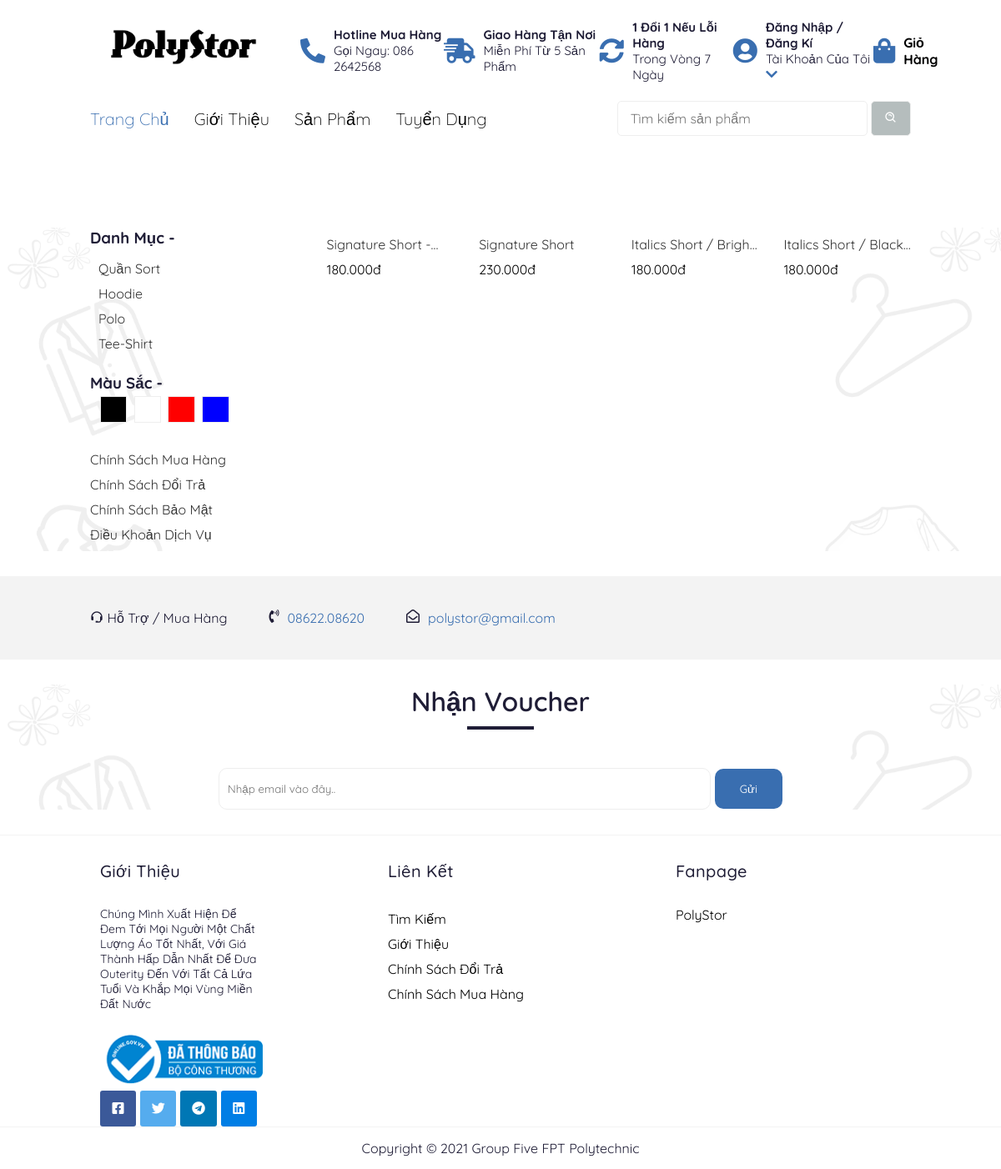
The app's page /index.php?act=product&iddm=4 with its own data.
### tables this page shows
CREATE TABLE `danhmuc` (
  `id_danhmuc` int(11) NOT NULL,
  `name` varchar(255) NOT NULL
);

CREATE TABLE `sanpham` (
  `id` int(11) NOT NULL,
  `name_sp` varchar(250) NOT NULL,
  `price` int(11) NOT NULL,
  `img` varchar(500) NOT NULL,
  `mota` text NOT NULL,
  `luotxem` int(11) NOT NULL,
  `iddm` int(11) NOT NULL
);

### model/pdo.php (called while the page is built, shortened)
<?php
function pdo_get_connection(){
    $dburl = "mysql:host=localhost;dbname=duantin;charset=utf8";
    $username = 'root';
    $password = '';
    $conn = new PDO($dburl, $username, $password);
    $conn->setAttribute(PDO::ATTR_ERRMODE, PDO::ERRMODE_EXCEPTION);
    return $conn;
}
function pdo_query($sql){
    $sql_args = array_slice(func_get_args(), 1);
    try{
        $conn = pdo_get_connection();
        $stmt = $conn->prepare($sql);
        $stmt->execute($sql_args);
        $rows = $stmt->fetchAll();
        return $rows;
    }
    catch(PDOException $e){
        throw $e;
    }
    finally{
        unset($conn);
    }
}

### model/danhmuc.php (called while the page is built, shortened)
<?php
    function loadall_danhmuc(){
        $sql="select * from danhmuc order by id_danhmuc desc";
        $listdanhmuc=pdo_query($sql);
        return $listdanhmuc;
    }
?>

### model/sanpham.php (called while the page is built, shortened)
<?php
    function loadall_sanpham($keyw="",$iddm=0){
        $sql="select * from sanpham where 1";
        if($iddm>0){
            $sql.=" and iddm='".$iddm."'";
        }
        $sql.=" order by id desc";
        $listsanpham=pdo_query($sql);
        return $listsanpham;
    }
    function loadall_sanpham_home(){
        $sql="select * from sanpham where 1 order by id desc limit 0,12";
        $listsanpham=pdo_query($sql);
        return $listsanpham;
    }
?>

### view/product.php (the view)
<section class="product-all">
    <div class="category">
        <h3>Danh Mục -</h3>
        <ul class="category-list">
            <?php
                    foreach ($dsdm as $dm) {
                        extract($dm);
                        $linkdm="index.php?act=product&iddm=".$id_danhmuc;
                        echo'
                            <li><a href="'.$linkdm.'">'.$name.'</a></li>
                        ';
                    }
                ?>
        </ul>
        <h3>Màu Sắc -</h3>
        <div class="color-list">
            <a href="#" id="black">a</a>
            <a href="#" id="white">a</a>
            <a href="#" id="red">a</a>
            <a href="#" id="blue">a</a>
        </div>
        <ul>
            <li><a href="">Chính sách mua hàng</a></li>
            <li><a href="">Chính sách đổi trả</a></li>
            <li><a href="">Chính sách bảo mật</a></li>
            <li><a href="">Điều khoản dịch vụ</a></li>
        </ul>
    </div>
    <div class="product">
        <?php
            foreach ($dssp as $sp) {
                extract($sp);
                $linksp="index.php?act=product-detail&idsp=".$id;
                echo '
                <a href="'.$linksp.'" class="product-item">
                <img src="'.$img.'" alt="">
                <b>'.$name_sp.'</b>
                <p>'.number_format($price,0, ',', '.').'đ</p>
                </a>
                    ';
            }
        ?>
    </div>
</section>

### css/style.css (style rules this page uses)
:root { --gray: #5f5d5d; --red: #ff0000; --blue: #396EB0; --black: #1F1D36; }
a { color: #000; }
html { box-sizing: border-box; font-family: 'Quicksand', sans-serif; text-transform: capitalize; color: var(--black); }
* { margin: 0; padding: 0; }
*, *:before, *:after { box-sizing: border-box; }
a { text-decoration: none; }
section { padding: 0 9%; background: url(/images/background.png); background-size: cover; background-repeat: no-repeat; }
.product { display: flex; justify-content: space-between; flex-wrap: wrap; gap: 30px; }
.product .product-item { flex: 1 1 20%; display: flex; flex-direction: column; gap: 10px 0; color: #000; text-transform: none; max-width: 289px; }
.product .product-item b { color: #333; font-size: 16px; font-weight: normal; display: -webkit-box; -webkit-line-clamp: 1; -webkit-box-orient: vertical; overflow: hidden; text-overflow: ellipsis; text-transform: capitalize; }
.product-all { display: flex; justify-content: space-between; margin-top: 100px; gap: 0 50px; }
.product-all .category { flex: 1; display:flex; flex-direction:column; }
.product-all .category .category-list { display:flex; flex-direction:column; margin: 10px; margin-bottom: 20px; list-style: none; }
.product-all .category .category-list li { margin: 5px 0; }
.product-all .category .category-list li a { color: #000; }
.product-all .category .color-list { margin: 10px; margin-bottom: 30px; }
.product-all .category .color-list a { margin: 0 2px; }
.product-all .category .color-list #white { padding: 5px 10px; border: 1px solid #eee; background: #fff; color: #fff; }
.product-all .category .color-list #black { padding: 5px 10px; border: 1px solid #eee; background: #000; color: #000; }
.product-all .category .color-list #red { padding: 5px 10px; border: 1px solid #eee; background: #ff0000; color: #ff0000; }
.product-all .category .color-list #blue { padding: 5px 10px; border: 1px solid #eee; background: blue; color: blue; }
.product-all .category > ul { opacity: 0.8; list-style: none; }
.product-all .category > ul li { margin: 10px 0; }
.product-all .category > ul li a { color: #000; }
.product-all .product { flex: 3; }
.product-all .product .product-item { flex: 1 1 20%; display: flex; flex-direction: column; gap: 10px 0; max-width: 202px; }

### records on screen
danhmuc: name "Quần Sort"
danhmuc: name "Hoodie"
danhmuc: name "Polo"
danhmuc: name "Tee-Shirt"
sanpham: name_sp "Signature Short…", price "180.000"
sanpham: name_sp "Signature Short", price "230.000"
sanpham: name_sp "Italics Short /…", price "180.000"
sanpham: name_sp "Italics Short /…", price "180.000"
